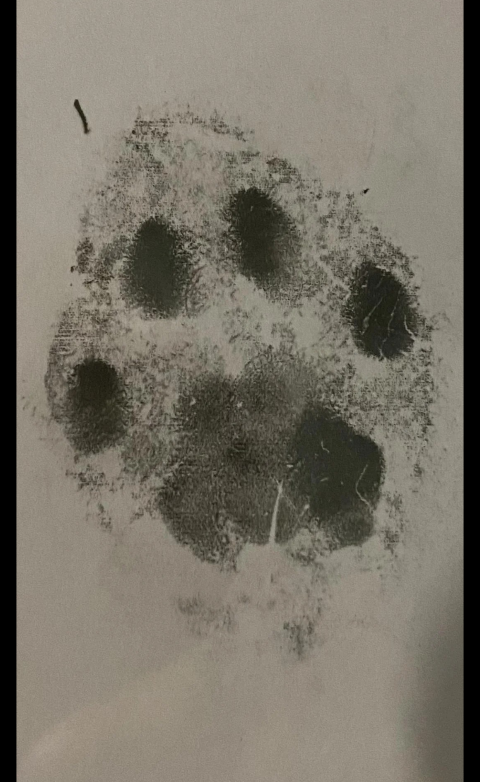
#> input picture side-projects/paw-print/source.png, 960 x 1563 px (shown at 1/2 size)
$ python build.py
#> lines starting #> are read from the running program, lines starting #| are printed output that depends on the picture; after the words box and inside, x2 and y2 are one past the last pixel; in counts of white or black regions, pixels touching at a corner belong together
#!/usr/bin/env python3
"""Paw print photo -> heightmap for the 3D viewer.

Reads source.png (a photo of an inked paw print), flattens the paper lighting,
turns ink darkness into height (raw: every speckle and crease is kept) and
traces the paw outline. Writes models/heightmap.png:
  red   = relief, 0 (bare paper) .. 255 (darkest pad ink)
  green = paw outline mask (255 inside the paw)
  blue  = unused
at exactly PX_MM millimetres per pixel. index.html turns it into meshes.

Needs only numpy and Pillow:  python3 build.py
"""
import os
from collections import deque

import numpy as np
from PIL import Image

HERE = os.path.dirname(os.path.abspath(__file__))
SRC = os.path.join(HERE, 'source.png')
OUT = os.path.join(HERE, 'models', 'heightmap.png')
PREVIEW = os.path.join(HERE, 'models', 'heightmap-preview.png')

PX_MM = 0.25          # output resolution, mm per pixel (keep in step with index.html)
PAW_LONG_MM = 82.0    # length of the paw's longer side in the 100 mm plaque
CROP_X = (40, 924)    # photo has black bars left and right
GAMMA = 1.0          # 1 = height follows ink darkness linearly
TEXTURE = 0.22       # share of the height from the raw ink (speckle, creases); the rest is the domed pads
PAD_LEVEL = (0.34, 0.54)  # blurred ink density that counts as pad (soft edge between the two)


def box_blur(a, r):
    """Box blur of radius r (window 2r+1) with edge padding, via cumulative sums."""
    if r < 1:
        return a.copy()
    p = np.pad(a, r, mode='edge')
    c = np.cumsum(np.cumsum(p, axis=0), axis=1)
    c = np.pad(c, ((1, 0), (1, 0)))
    k = 2 * r + 1
    s = c[k:, k:] - c[:-k, k:] - c[k:, :-k] + c[:-k, :-k]
    return s / (k * k)


def gauss_blur(a, r):
    """Three box passes ~ a Gaussian."""
    for _ in range(3):
        a = box_blur(a, r)
    return a


def median3(a):
    p = np.pad(a, 1, mode='edge')
    h, w = a.shape
    stack = [p[dy:dy + h, dx:dx + w] for dy in range(3) for dx in range(3)]
    return np.median(np.stack(stack), axis=0)


def resize(a, w, h):
    im = Image.fromarray(a.astype(np.float32), mode='F')
    return np.asarray(im.resize((w, h), Image.BOX if w < a.shape[1] else Image.BICUBIC), dtype=np.float64)


def components(mask):
    """Label 4-connected components; returns (labels, sizes)."""
    h, w = mask.shape
    lab = np.zeros((h, w), np.int32)
    sizes = [0]
    n = 0
    for y0 in range(h):
        for x0 in range(w):
            if mask[y0, x0] and not lab[y0, x0]:
                n += 1
                cnt = 0
                q = deque([(y0, x0)])
                lab[y0, x0] = n
                while q:
                    y, x = q.popleft()
                    cnt += 1
                    for ny, nx in ((y - 1, x), (y + 1, x), (y, x - 1), (y, x + 1)):
                        if 0 <= ny < h and 0 <= nx < w and mask[ny, nx] and not lab[ny, nx]:
                            lab[ny, nx] = n
                            q.append((ny, nx))
                sizes.append(cnt)
    return lab, sizes


def fill_holes(mask):
    h, w = mask.shape
    outside = np.zeros_like(mask)
    q = deque()
    for y in range(h):
        for x in (0, w - 1):
            if not mask[y, x] and not outside[y, x]:
                outside[y, x] = True; q.append((y, x))
    for x in range(w):
        for y in (0, h - 1):
            if not mask[y, x] and not outside[y, x]:
                outside[y, x] = True; q.append((y, x))
    while q:
        y, x = q.popleft()
        for ny, nx in ((y - 1, x), (y + 1, x), (y, x - 1), (y, x + 1)):
            if 0 <= ny < h and 0 <= nx < w and not mask[ny, nx] and not outside[ny, nx]:
                outside[ny, nx] = True
                q.append((ny, nx))
    return ~outside


def main():
    img = np.asarray(Image.open(SRC).convert('L'), dtype=np.float64)
    img = img[:, CROP_X[0]:CROP_X[1]]
#> img: shape (1563, 884) float64
    h, w = img.shape
#> h = 1563; w = 884

    # 1. Paper lighting: the brightest values in coarse blocks are paper; blur them into a background.
    b = 24
    hh, ww = h // b, w // b
#> hh = 65; ww = 36
    blocks = img[:hh * b, :ww * b].reshape(hh, b, ww, b)
    bg_small = np.percentile(blocks, 90, axis=(1, 3))
    bg_small = gauss_blur(bg_small, 2)
    bg = resize(bg_small, w, h)
    norm = np.clip(img / np.maximum(bg, 1), 0, 1.2)
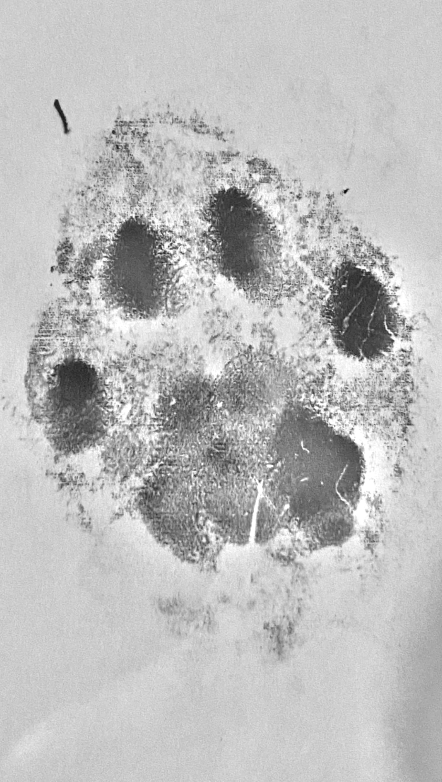
#> norm: shape (1563, 884) float64 (shown at 1/2 size); min 0.0619, max 1.2, mean 0.907; drawn with min black and max white

    # 2. Ink density, raw, with only a 3x3 median against single-pixel sensor noise.
    dens = 1.0 - median3(norm)
#> in median3, `stack = [p[dy:dy + h, dx:dx + w] for dy in range(3) for dx in range(3)]`: stack = 9 items
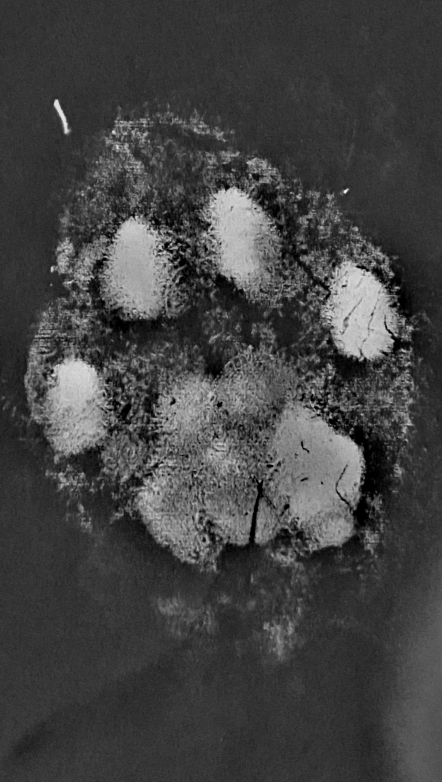
#> dens: shape (1563, 884) float64 (shown at 1/2 size); min -0.2, max 0.911, mean 0.0928; drawn with min black and max white
    lo, hi = np.percentile(dens, 40), np.percentile(dens, 99.5)
#> lo = 0.0239; hi = 0.671
    dens = np.clip((dens - lo) / (hi - lo), 0, 1)

    # 3. Paw outline: blurred ink coverage, largest blob, holes filled, smoothed.
    cover = gauss_blur(dens, 10)
    m = cover > 0.10
#> m: shape (1563, 884) bool; 34.3% white; 11 white regions (1 under 20 px), largest, box (x1, y1, x2, y2) and area: (43, 221, 836, 1155) 423885, (777, 1120, 884, 1563) 33095, (521, 1213, 602, 1325) 5948
    lab, sizes = components(m)
#> after the loop in components, `for y0 in range(h):`:
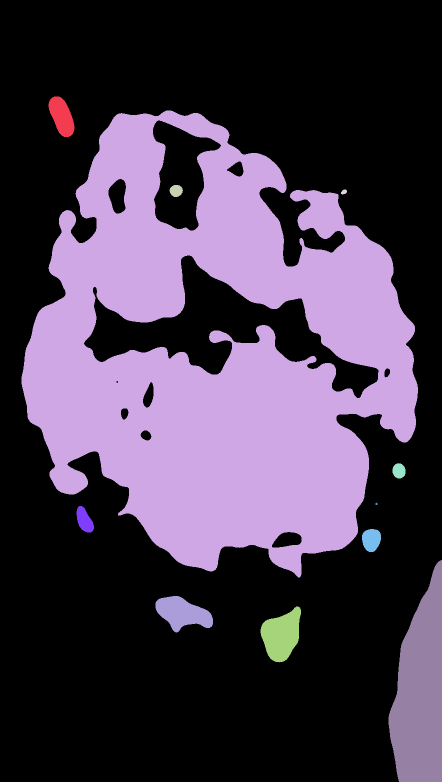
#> lab: shape (1563, 884) int32 (shown at 1/2 size); 12 distinct labels, from 0 to 11; one colour per label, 0 black
#> sizes = [0, 2740, 423885, 496, 88, 629, 17, 1202, 1384, 33095, 5079, 5948]
    m = lab == int(np.argmax(sizes))
#> m: shape (1563, 884) bool; 30.7% white; 1 white region, box (x1, y1, x2, y2) and area: (43, 221, 836, 1155) 423885
    m = fill_holes(m)
#> after the loop in fill_holes, `for y in range(h):`: outside: shape (1563, 884) bool; 0.23% white in thin lines or dots
#> after the loop in fill_holes, `for x in range(w):`:
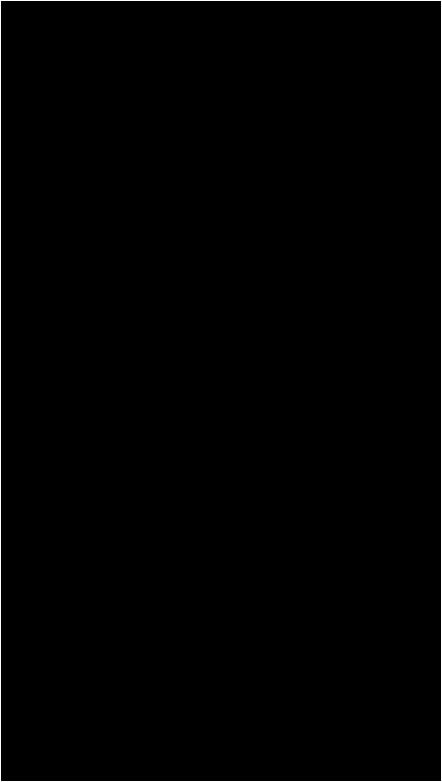
#> outside: shape (1563, 884) bool (shown at 1/2 size); 0.35% white in thin lines or dots
#> after the loop in fill_holes, `while q:`:
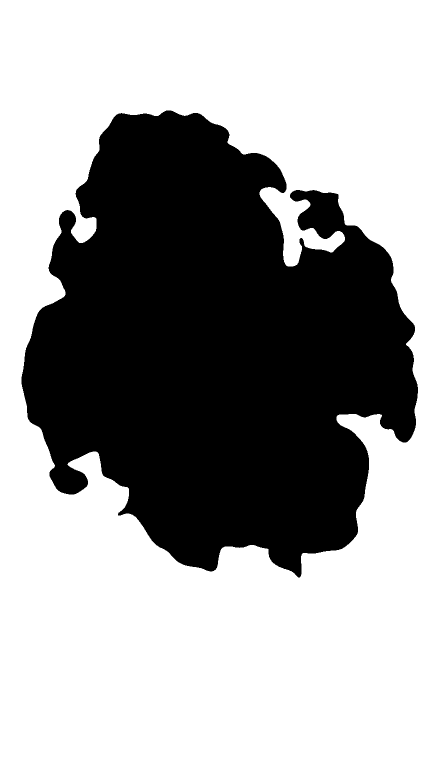
#> outside: shape (1563, 884) bool (shown at 1/2 size); 64% white; 1 black region, box (x1, y1, x2, y2) and area: (43, 221, 836, 1155) 498055
    m = gauss_blur(m.astype(np.float64), 16) > 0.45
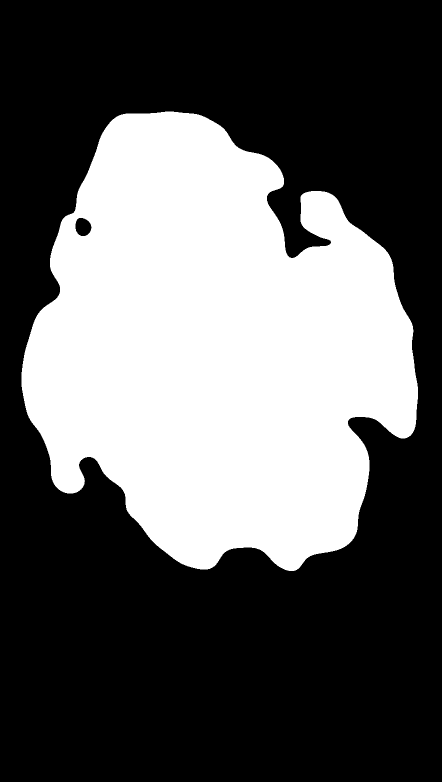
#> m: shape (1563, 884) bool (shown at 1/2 size); 36.7% white; 1 white region, box (x1, y1, x2, y2) and area: (43, 223, 836, 1142) 506722
    m = fill_holes(m)
#> after the loop in fill_holes (call 2), `while q:`: outside: shape (1563, 884) bool; 63.3% white; 1 black region, box (x1, y1, x2, y2) and area: (43, 223, 836, 1142) 507622

    # 4. Crop to the paw with a margin and scale to millimetres.
    ys, xs = np.nonzero(m)
    y0, y1, x0, x1 = ys.min(), ys.max() + 1, xs.min(), xs.max() + 1
#> y0 = 223; y1 = 1142; x0 = 43; x1 = 836
    pad = 6
    y0, x0 = max(0, y0 - pad), max(0, x0 - pad)
#> y0 = 217; x0 = 37
    y1, x1 = min(h, y1 + pad), min(w, x1 + pad)
#> y1 = 1148; x1 = 842
    dens, m = dens[y0:y1, x0:x1], m[y0:y1, x0:x1]
#> dens: shape (931, 805) float64
#> m: shape (931, 805) bool; 67.7% white; 1 black region, box (x1, y1, x2, y2) and area: (0, 0, 805, 931) 241833
    long_px = max(dens.shape)
#> long_px = 931
    scale = PAW_LONG_MM / PX_MM / long_px
#> scale = 0.352
    ow, oh = round(dens.shape[1] * scale), round(dens.shape[0] * scale)
#> ow = 284; oh = 328
    rel = resize(dens, ow, oh)
    msk = resize(m.astype(np.float64), ow, oh) > 0.5
#> msk: shape (328, 284) bool; 67.7% white; 1 black region, box (x1, y1, x2, y2) and area: (0, 0, 284, 328) 30062

    # Soft-fade the ink outside the outline (stray pen marks, paper grain) to zero.
    feather = np.clip(gauss_blur(msk.astype(np.float64), 4) * 2.0, 0, 1)
#> call 4 of gauss_blur, with r = 4
#> after the loop in gauss_blur (call 4), `for _ in range(3):`:
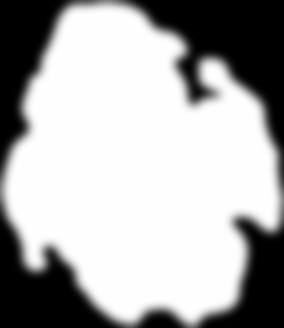
#> a: shape (328, 284) float64; min -7.02e-16, max 1, mean 0.677; drawn with min black and max white
    raw = np.clip(rel, 0, 1) ** GAMMA * feather

    # 5. Domed pads: where the ink is dense over a few millimetres it is a pad. Blur that pad shape
    #    again to round it into a cushion, so pads rise smoothly instead of as flat ink plateaus.
    soft = gauss_blur(raw, 12)
    soft = soft / max(np.percentile(soft, 99.5), 1e-6)
    t = np.clip((soft - PAD_LEVEL[0]) / (PAD_LEVEL[1] - PAD_LEVEL[0]), 0, 1)
    pads = t * t * (3 - 2 * t)
    cushion = gauss_blur(pads, 9)
    cushion = np.clip(cushion / max(cushion.max(), 1e-6), 0, 1) ** 0.6
    dome = np.minimum(pads, 1) * 0.35 + cushion * 0.65
    dome = dome / max(dome.max(), 1e-6)
    rel = np.clip((1 - TEXTURE) * dome + TEXTURE * raw, 0, 1) * feather

    rgb = np.zeros((oh, ow, 3), np.uint8)
    rgb[..., 0] = np.round(rel * 255)
    rgb[..., 1] = msk * 255
    os.makedirs(os.path.dirname(OUT), exist_ok=True)
    Image.fromarray(rgb, 'RGB').save(OUT, optimize=True)
    prev = (255 - rgb[..., 0]).astype(np.uint8)
    Image.fromarray(prev, 'L').save(PREVIEW, optimize=True)
    print('heightmap %dx%d px = %.1f x %.1f mm (%.2f mm/px), mask %d px' %
          (ow, oh, ow * PX_MM, oh * PX_MM, PX_MM, int(msk.sum())))
#| heightmap 284x328 px = 71.0 x 82.0 mm (0.25 mm/px), mask 63090 px


if __name__ == '__main__':
    main()
